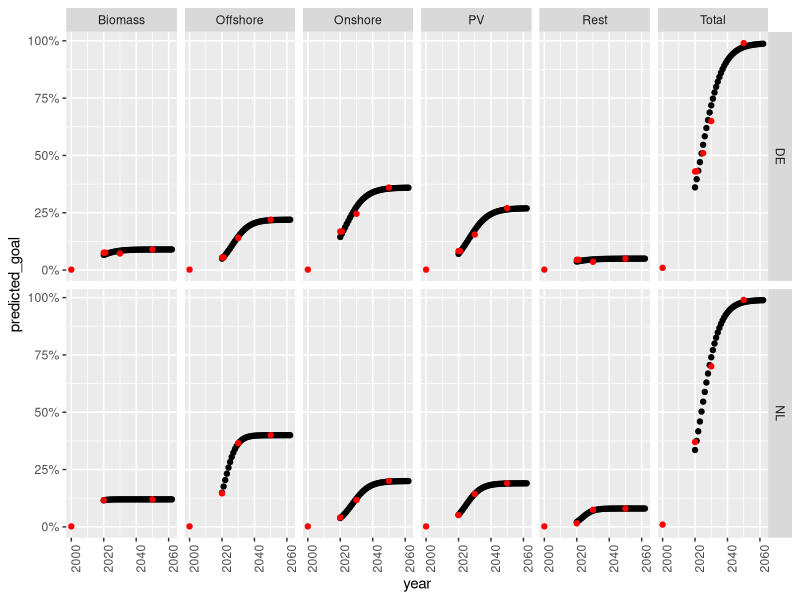

The R source for this figure: (Note: this script raises an error after producing the figure.)
library(tidyverse)

emlab_data_folder <- "../../data" 

filename_potentials <- "NECP01techSpecificPotentials.csv"
filename_limits <- "NECP01PotentialLimits.csv"

do_write_csvs <- TRUE
prefix_for_result <- "sensitivity_run_02_"

adjustment_factor_for_limits <- 1.1 # To reduce the limits

# Function ----------------------------------------------------------------


extrapolate_values <- function(df, var, year_begin = 2016, year_end = 2070, year_timestep = -4, method = "linear"){
  
  new_years <- seq(year_begin, year_end, 1)
  
  if(method == "linear"){
    model <- lm(as.formula(paste(var, "~ year")), df) 
    
    new_y <- predict.lm(
      object = model,
      newdata = data.frame(year = new_years)) 
    
  } else if(method == "capped_glm"){
    
    # maximal value in y will be 100% and resulting curve will look nice
    y_max <- max(df[[var]], na.rm = TRUE)
    df[[var]] <- df[[var]] / y_max 
    
    model <- glm(as.formula(paste(var, "~ year")), family ="quasibinomial", df)
    
    new_y <- predict.glm(
      object = model,
      newdata = data.frame(year = new_years),
      type = "response")
    
    # original scale
    new_y <- new_y * y_max
    
  }
  
  tibble(
    timestep =  seq(from = year_timestep, to = year_end - year_begin + year_timestep, by = 1),
    year = new_years,
    predicted_y = new_y
  ) 
  
}

# NREPs in original model -------------------------------------------------
# Preparations and some data extraction for new goals.

# Renewable energies’ share of gross electricity consumption

original_potentials <- read_csv(file = "data/nodeAndTechSpecificPotentialsDummy.csv")
  
original_potentials_df <- original_potentials %>% 
  rename(target = "realtime") %>% 
  gather(key = "year", value = "target_val", -target)

# Figure out how the ratio of targets for wind and pv was in nreaps 
# because new NECPs have a shared goal now
original_potentials_df %>% 
  filter(target %in% c("nl_target_windon","nl_target_photovoltaics")) %>% 
  spread(key = target, value = target_val) %>% 
  mutate(
    sum = nl_target_windon + nl_target_photovoltaics,
    ration = nl_target_windon / sum) %>% 
  summarise(
    mean = mean(ration),
    sd = sd(ration)
  )
  
# so less wind target
# ratio for wind / pv is about 0.45 -> enter into NECPs_sources.xlsx

# To get 2020 targets
original_potentials_df %>% 
  filter(
    target %in% c("nl_target", "nl_target_windon","nl_target_windoff","nl_target_photovoltaics","nl_target_biomass"),
    year %in% c(2020,2021)
    ) 

# Potential as shares for techs and neutral ------------------------------------------

simulation_length <- 42

# New targets are shares on electricity consumption in year
necp_targets <- read_csv(
  file = "data/NECPs_sources.csv") %>%
  filter(country %in% c("DE", "NL"))
  
necp_targets_original <- necp_targets %>%
  gather(key = "technology", value = "goal", -country, -year) %>% 
  group_by(country, technology)


necp_targets_predicted <-  necp_targets_original %>%
  nest() %>%
  mutate(prediction = map(data, extrapolate_values, 
                          var = "goal", 
                          year_begin = 2020, 
                          year_end = 2020 + simulation_length, 
                          year_timestep = 0,
                          method ="capped_glm")) %>% 
  select(-data) %>% 
  unnest(cols = c("prediction")) %>% 
  ungroup() %>% 
  rename(predicted_goal = predicted_y)

# visual check
necp_targets_predicted %>% 
  ggplot(mapping = aes(x = year, y = predicted_goal)) +
    geom_point() +
    geom_point(mapping = aes(y = goal), data = necp_targets_original, col = "red") +
    scale_y_continuous(labels = scales::percent) +
    theme(axis.text.x = element_text(angle = 90)) +
    facet_grid(country ~ technology)



## Format to the weired format needed by EMLab Generation
# like in original_potentials

necp_targets_predicted_formated_header <- necp_targets_predicted %>% 
  select(timestep, year) %>% 
  distinct() %>% 
  spread(key = "year", value = "timestep") %>% 
  add_column(realtime = "timestep", .before = 0)

necp_targets_predicted_formated <- necp_targets_predicted %>% 
  select(-timestep) %>% 
  mutate(name = paste(country, "target", technology, sep = "_")) %>% 
  spread(key = "year", value = "predicted_goal") %>% 
  select(-country, -technology, realtime = name)
    
necp_targets_predicted_formated <- rbind(
  necp_targets_predicted_formated_header,
  necp_targets_predicted_formated
) 
  
final_filename <- paste0(prefix_for_result, filename_potentials)
if(do_write_csvs){
  write_csv(necp_targets_predicted_formated, path =  file.path(emlab_data_folder, final_filename))
} else {
  necp_targets_predicted_formated
  warning(paste("Not saved as", final_filename))
}




# Potential Limits (needed in check function) ------------------------------------------------------------------

## Goal: 
# good limits for my simulations
# reproducible

limits_year_begin <- 2016
limits_year_end <- 2070
limits_year_timestep <- -4


# Potential Limits in the EMLab Generation Auction model set an upper limit to investments and hence is an influencial variable
# TODO: make a sensitivity analysis.

# 1. Total electricity consumption is based on Eurostat and NECP goals and set in NECPs_sourcses.xlsx (exported to consumption.csv)

total_elec_consumption <- read_csv(
  file = "data/consumption.csv") %>%
  filter(
    country %in% c("DE", "NL"),
    year %in% c(2020, 2030, 2060)
  ) %>% 
  gather(key = "technology", value = "consumption", -country, -year)


# 2. we assume that future electricity consumption increases linearly

total_elec_consumption_prediction <- total_elec_consumption %>%
  filter(technology == "Total") %>% 
  group_by(technology, country) %>% 
  nest() %>%
  mutate(prediction = map(data, extrapolate_values, 
                          var = "consumption", 
                          year_begin = limits_year_begin, 
                          year_end = limits_year_end, 
                          year_timestep = limits_year_timestep,
                          method = "linear")) %>% 
  select(-data) %>% 
  unnest(cols = c("prediction")) %>% 
  ungroup() %>% 
  select(country, year, timestep, total_consumption = predicted_y)

# validate: in tick 40 (year 2020 + 40 = 2060), in DE it should be about 600TWh (more or less the demand development in emlab)

total_elec_consumption_prediction %>% 
  filter(timestep == 40)

# 3. Calculate predicted NECP shares for all year that are in total_elec_consumption

necp_targets_predicted_for_consumption <- necp_targets_original %>%
  nest() %>%
  mutate(prediction = map(data, extrapolate_values, 
                          var = "goal", 
                          year_begin = limits_year_begin, 
                          year_end = limits_year_end, 
                          year_timestep = limits_year_timestep,
                          method ="capped_glm")) %>% 
  select(-data) %>% 
  unnest(cols = c("prediction")) %>% 
  ungroup() %>% 
  rename(predicted_share = predicted_y)


# 4. Multiply the predicted NECP shares with the extrapolated total consumption to estimate the realistic deployment of RES
# 5. And spply manual limit reduction

renewables_limits <- total_elec_consumption_prediction %>% 
  left_join(necp_targets_predicted_for_consumption) %>% 
  mutate(predicted_production = total_consumption * predicted_share * adjustment_factor_for_limits) %>% 
  select(-predicted_share)

# 6. CHECK: Visual check

renewables_limits %>% 
  ggplot(mapping = aes(x = year, y = predicted_production)) +
    geom_point() +
    theme(axis.text.x = element_text(angle = 90)) +
    facet_grid(country ~ technology) +
    labs(title = "Potential limits for renewables")

# 7. CHECK: Comparing with previous data

original_potential_limits <-  read_csv(file = "data/old_potentialLimits.csv")
original_potential_limits_long <- original_potential_limits %>% 
  gather(key = "time", value = "limit", -timestep) %>% 
  mutate(
    time = as.double(time),
    limit = limit / 10^6,
    technology = fct_recode(timestep, Onshore = "limitWindOn", Offshore =  "limitWindOff", PV = "limitPV")
    ) %>% 
  add_column(country = "NL") %>% 
  select(time, technology, country, limit_old = limit)

renewables_limits_check <- renewables_limits %>% 
  select(time = timestep, technology, country, limit_new = predicted_production)

# The limit_old is the one that was used in Kaveris papers for NL. As it's based on older data, I would expect this to be different 
left_join(original_potential_limits_long, renewables_limits_check) %>% 
  gather(key = "data", value = "limit", limit_old, limit_new) %>% 
  rename(timestep = time) %>% 
  ggplot(mapping = aes(x = timestep, y = limit, color = data)) +
  geom_line() +
  facet_wrap(technology ~ country) + 
  labs(title = "Comparison of old and new data")

# 8. Save in the format for EMLab in data folder, name of original_potential_limits

# original_potential_limits

renewables_limits_formated <- renewables_limits %>% 
  mutate(
    variable = paste("limit", country, technology, sep = "_"),
    predicted_production = predicted_production * 10^6
    ) %>% 
  select(variable, timestep, predicted_production) %>%
  spread(key = timestep, value = predicted_production) %>%
  rename(timestep = variable)
  

final_filename <- paste0(prefix_for_result,filename_limits)
if(do_write_csvs){
  write_csv(renewables_limits_formated, path =  file.path(emlab_data_folder, final_filename))
} else {
  renewables_limits_formated
  warning(paste("Not saved as", final_filename), call. = FALSE)
}



# Additional analyses -----------------------------------------------------

# To compare model demand trend to the one input here.

renewables_limits %>% 
  filter(country == "DE") %>%
  mutate(display = if_else(technology == "Total", "Total", "Techs")) %>% 
  ggplot(mapping = aes(x = timestep, y = predicted_production, fill = technology)) +
    geom_area() +
    # geom_hline(yintercept = 188) + # NL intercepts
    # geom_vline(xintercept = 40) +
    geom_hline(yintercept = 600) + # NL intercepts
    geom_vline(xintercept = 40) +
      theme(axis.text.x = element_text(angle = 90)) +
    facet_grid(display ~ country) +
    labs(
      title = "Demand trend given by NECP and extrapolation",
      subtitle = "To compare to the modeled trend which is linear")

# TODO: check with modelled DE demand trend
# -> There is too much renewable capacity built compared to the demand trend. 

